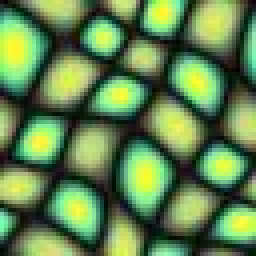
//> input picture Texture_synthesis/data1.jpg, 64 x 64 px (shown 4 times larger)
$ ./Texture_synthesis   (built with g++ and OpenCV 4)
//> lines starting //> are read from the running program, lines starting //| are printed output that depends on the picture
#include <iostream>
#include "opencv2/opencv.hpp"
#include <ctime>
#include <vector>
#include <set>
#include <algorithm>
#include <functional>
using namespace cv;
using namespace std;

int random(int number)
{
	srand(time(NULL));
	return rand() % number;
}
const int Height = 512;
const int Width = 512;
const int OverLapSize = 8;
const int TileSize = 32;
const int DefaultSize = 64;
using point = pair<int, int>;
bool operator<(const point v1, const point v2)
{
	if (v1.first == v2.first)
		return v1.second < v2.second;
	return v1.first < v2.first;
}

void generateInit(Mat &dest, Mat &source)
{
	Mat roi_d(dest, Rect(0, 0, TileSize, TileSize));
	Mat roi_s(source, Rect(random(DefaultSize - TileSize), random(DefaultSize - TileSize), TileSize, TileSize));
	roi_s.copyTo(roi_d);
}

Rect getRect(int x,int y,int height,int width)
{
	return Rect(y, x, width, height);
}

void solve(set<point> & points, vector<vector<bool>> &mask, int x, int y, vector<vector<bool>> &tags)
{
	if (x < 0 || y < 0)
		return;
	mask[x][y] = true;
	tags[x][y] = true;
	int xn[][2] = { -1,0,0,-1 };
	for (int i = 0; i < 2; ++i)
	{
		int tmp_x = x + xn[i][0];
		int tmp_y = y + xn[i][1];
		if (tmp_x < 0 || tmp_y < 0)
			continue;
		point p(tmp_x, tmp_y);
		if (points.count(p) || tags[tmp_x][tmp_y])
			continue;
		solve(points, mask, tmp_x, tmp_y, tags);
	}
}


// 1 corresponds to the column direction
void generateMask(Mat &area_1, Mat &area_2, Mat &c_area_1, Mat &c_area_2, vector<vector<bool>> &mask)
{
	vector<point> line_v;
	vector<point> line_h;
	// Compute the first col
	int idx;
	int dis = 1e9;
	for (int i = 0; i < OverLapSize; ++i)
	{
		int tmp = abs(area_1.at<uchar>(0, i) - c_area_1.at<uchar>(0, i));
		if (tmp < dis)
		{
			dis = tmp;
			idx = i;
		}
	}
	line_v.push_back(point(0, idx));
	for (int i = 1; i < TileSize; ++i)
	{
		int tmp_idx;
		dis = 1e9;
		for (int j = idx - 1; j <= idx + 1; ++j)
		{
			if (j < 0 || j >= OverLapSize)
				continue;
			int tmp = abs(area_1.at<uchar>(i,j) - c_area_1.at<uchar>(i, j));
			if (tmp < dis)
			{
				dis = tmp;
				tmp_idx = j;
			}
		}
		idx = tmp_idx;
		line_v.push_back(point(i, idx));
	}
	// Compute the first row
	dis = 1e9;
	for (int i = 0; i < OverLapSize; ++i)
	{
		int tmp = abs(area_2.at<uchar>(i, 0) - c_area_2.at<uchar>(i, 0));
		if (tmp < dis)
		{
			dis = tmp;
			idx = i;
		}
	}
	line_h.push_back(point(idx, 0));
	for (int i = 1; i < TileSize; ++i)
	{
		int tmp_idx;
		dis = 1e9;
		for (int j = idx - 1; j <= idx + 1; ++j)
		{
			if (j < 0 || j >= OverLapSize)
				continue;
			int tmp = abs(area_2.at<uchar>(j, i) - c_area_2.at<uchar>(j,i));
			if (tmp < dis)
			{
				dis = tmp;
				tmp_idx = j;
			}
		}
		idx = tmp_idx;
		line_h.push_back(point(idx, i));
	}
	// find chain
	int pos_h = 0;
	int pos_v = 0;
	for(int i=0;i<TileSize;++i)
		for (int j = 0; j < TileSize; ++j)
		{
			if (line_v[i].first == line_h[j].first && line_v[i].second == line_h[j].second)
			{
				pos_v = i;
				pos_h = j;
				break;
			}
		}
	printf("insert: %d %d\n", pos_v, pos_h);
	set<point> points;
	points.insert(line_v[pos_v]);
	for (int i = pos_v + 1; i < TileSize; ++i)
		points.insert(line_v[i]);
	for (int i = pos_h + 1; i < TileSize; ++i)
		points.insert(line_h[i]);
	for (auto it : points);
		//printf("points: %d %d\n", it.first, it.second);
	// find mask
	vector<vector<bool>> tags(TileSize, vector<bool>(TileSize, 0));
	solve(points, mask, TileSize-1, TileSize - 1, tags);
}

int main()
{
	Mat source = imread("data1.jpg",0);
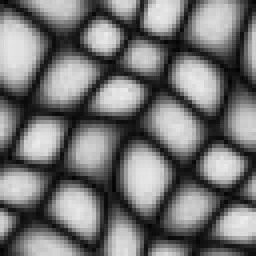
//> source: 64 rows x 64 cols, CV_8UC1 (shown 4 times larger); min 3, max 235, mean 116.2
	printf("channels: %d\n", source.channels());
//| channels: 1
	printf("size: %d %d\n", source.rows,source.cols);
//| size: 64 64

	Mat dest(Height, Width, CV_8UC1);
	generateInit(dest, source);
//> in generateInit, `Mat roi_s(source, Rect(random(DefaultSize - TileSize), random(DefaultS..`:
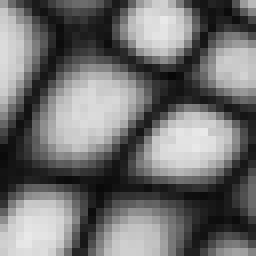
//> roi_s: 32 rows x 32 cols, CV_8UC1 (shown 8 times larger); min 7, max 233, mean 112.9
//> in generateInit, `roi_s.copyTo(roi_d);`:
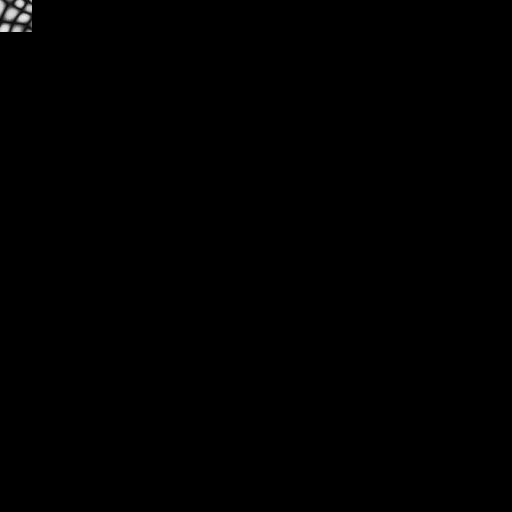
//> dest: 512 rows x 512 cols, CV_8UC1; min 0, max 233, mean 0.4

	// the first row
	for (int i = TileSize - OverLapSize; i <= Width - TileSize; i+=(TileSize-OverLapSize))
	{
		Mat area(dest, getRect(0, i, TileSize, OverLapSize));
		double dis = 1e10;
		int x, y;
		for(int j = 0; j < DefaultSize -TileSize;++j)
			for (int k = 0; k < DefaultSize - TileSize; ++k)
			{
				Mat area_t(source, getRect(j, k, TileSize,OverLapSize));
				Mat res;
				absdiff(area, area_t, res);
				auto tmp_dis = sum(res)[0];
				if (tmp_dis < dis)
				{
					dis = tmp_dis;
					x = j;
					y = k;
				}
			}
		printf("dis %lf\n", dis);
		Mat copy_d(dest, getRect(0, i, TileSize, TileSize));
		Mat copy_s(source, getRect(x, y, TileSize, TileSize));
		copy_s.copyTo(copy_d);
	}
//> this loop made 20 passes
//> (dis, x, y) on passes 1 to 12: (0, 6, 30), (10713, 21, 27), (7135, 26, 0), (0, 26, 24), (9725, 21, 2), (0, 21, 26), (7097, 15, 4), (0, 15, 28), (8579, 20, 1), (0, 20, 25), (6753, 14, 3), (0, 14, 27)
//| dis 0.000000
//| dis 10713.000000
//| dis 7135.000000
//| dis 0.000000
//| dis 9725.000000
//| dis 0.000000
//| dis 7097.000000
//| dis 0.000000
//> (output is shown up to pass 8 of 20)
//> pass 1, `Mat copy_s(source, getRect(x, y, TileSize, TileSize));`:
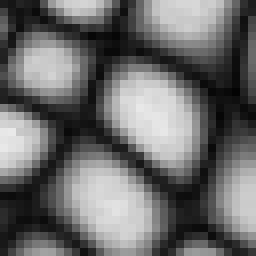
//> copy_s: 32 rows x 32 cols, CV_8UC1 (shown 8 times larger); min 3, max 233, mean 107.2

	// the first column
	for (int i = TileSize - OverLapSize; i <= Height - TileSize; i += (TileSize - OverLapSize))
	{
		Mat area(dest, getRect(i, 0, OverLapSize, TileSize));
		double dis = 1e10;
		int x, y;
		for (int m = 0; m <= DefaultSize - TileSize; ++m)
			for (int n = 0; n <= DefaultSize - TileSize; ++n)
			{
				Mat area_t(source, getRect(m, n, OverLapSize , TileSize));
				Mat res;
				absdiff(area, area_t, res);
				auto tmp_dis = sum(res)[0];
				if (tmp_dis < dis)
				{
					dis = tmp_dis;
					x = m;
					y = n;
				}
			}
		printf("dis %lf\n", dis);
		Mat copy_d(dest, getRect(i, 0, TileSize, TileSize));
		Mat copy_s(source, getRect(x, y, TileSize, TileSize));
		copy_s.copyTo(copy_d);
	}
//> this loop made 20 passes
//> (dis, x, y) on passes 1 to 12: (0, 30, 6), (6491, 9, 11), (5047, 32, 11), (6470, 11, 16), (7945, 24, 23), (8065, 4, 28), (0, 28, 28), (8011, 12, 18), (7670, 25, 25), (8133, 5, 30), (0, 29, 30), (7227, 22, 0)
//| dis 0.000000
//| dis 6491.000000
//| dis 5047.000000
//| dis 6470.000000
//| dis 7945.000000
//| dis 8065.000000
//| dis 0.000000
//| dis 8011.000000
//> (output is shown up to pass 8 of 20)
//> pass 1, `Mat copy_s(source, getRect(x, y, TileSize, TileSize));`:
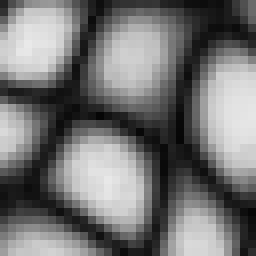
//> copy_s: 32 rows x 32 cols, CV_8UC1 (shown 8 times larger); min 6, max 233, mean 116
//> pass 2, `Mat copy_s(source, getRect(x, y, TileSize, TileSize));`:
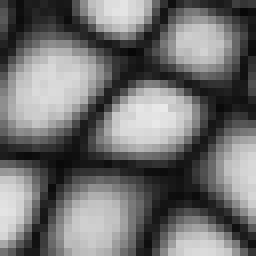
//> copy_s: 32 rows x 32 cols, CV_8UC1 (shown 8 times larger); min 7, max 233, mean 112.6
	// the middle part
	for (int i = TileSize - OverLapSize; i <= Height - TileSize; i += (TileSize - OverLapSize))
		for (int j = TileSize - OverLapSize; j <= Width - TileSize; j += (TileSize - OverLapSize))
		{
			Mat area_1(dest, getRect(i, j, TileSize, OverLapSize));// col direction
			Mat area_2(dest, getRect(i, j, OverLapSize, TileSize));// row direction
			Mat area_0(dest, getRect(i, j, OverLapSize, OverLapSize));// little square
			double dis = 1e10;
			int x, y;
			for(int m = 0;m<=DefaultSize-TileSize;++m)
				for (int n = 0; n <= DefaultSize - TileSize; ++n)
				{
					Mat c_area_1(source, getRect(m, n, TileSize, OverLapSize));
					Mat c_area_2(source, getRect(m, n, OverLapSize, TileSize));
					Mat c_area_0(source, getRect(m, n, OverLapSize, OverLapSize));
					Mat res;
					absdiff(c_area_1, area_1, res);
					auto tmp_dis = sum(res)[0];
					absdiff(c_area_2, area_2, res);
					tmp_dis += sum(res)[0];
					absdiff(c_area_0, area_0, res);
					tmp_dis -= sum(res)[0];
					if (tmp_dis < dis)
					{
						dis = tmp_dis;
						x = m;
						y = n;
					}
				}
			printf("dis %lf\n", dis);
			Mat c_area_1(source, getRect(x, y, TileSize, OverLapSize));
			Mat c_area_2(source, getRect(x, y, OverLapSize, TileSize));
			vector<vector<bool>> mask(TileSize, vector<bool>(TileSize, 0));
			generateMask(area_1, area_2, c_area_1, c_area_2, mask);// compute the mask
			Mat copy_d(dest, getRect(i, j, TileSize, TileSize));
			Mat copy_s(source, getRect(x, y, TileSize, TileSize));
			for(int m=0;m<TileSize;++m)
				for (int n = 0; n < TileSize; ++n)
				{
					if (mask[m][n]) // Part of the mask is updated
						copy_d.at<uchar>(m, n) = copy_s.at<uchar>(m, n);
				}
			//copy_s.copyTo(copy_d);
		}
	imshow("view", dest);
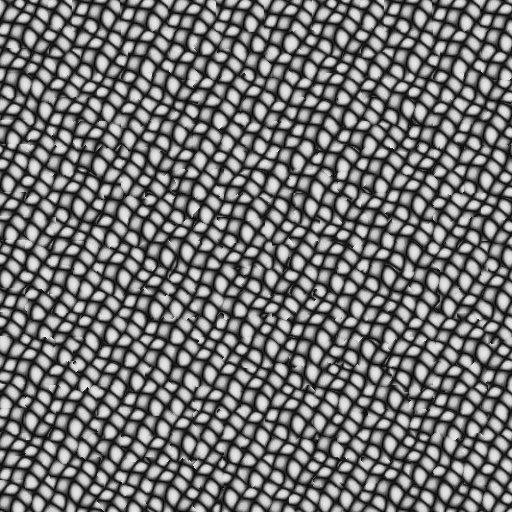
//> window 'view': 512 rows x 512 cols, CV_8UC1; min 3, max 235, mean 115.8
	waitKey(0);
	return 0;
}

$ run again, with Texture_synthesis/data2.jpg copied over Texture_synthesis/data1.jpg
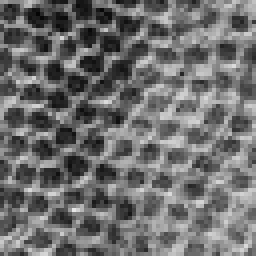
//> input picture Texture_synthesis/data2.jpg, 64 x 64 px (shown 4 times larger)
//> source is the input picture: 64 rows x 64 cols, CV_8UC1; min 5, max 230, mean 110.4
//| channels: 1
//| size: 64 64
//> the loop `for (int i = TileSize - OverLapSize; i <= Width - TileSize; i+=(TileSi..` made 20 passes
//> (dis, x, y) on passes 1 to 8: (0, 6, 30), (9607, 30, 31), (9854, 17, 30), (9486, 25, 31), (9854, 18, 27), (9716, 19, 26), (9697, 22, 31), (9936, 30, 31)
//> (printed output is left out)
//> the loop `for (int i = TileSize - OverLapSize; i <= Height - TileSize; i += (Til..` made 20 passes
//> (dis, x, y) on passes 1 to 8: (0, 30, 6), (8713, 25, 5), (9595, 21, 4), (10167, 31, 2), (9915, 26, 1), (10012, 23, 7), (9947, 25, 3), (9657, 21, 2)
//> (printed output is left out)
//> pass 1, `Mat copy_s(source, getRect(x, y, TileSize, TileSize));`:
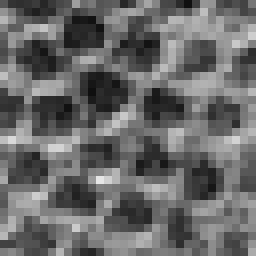
//> copy_s: 32 rows x 32 cols, CV_8UC1 (shown 8 times larger); min 15, max 230, mean 104.8
//> `imshow("view", dest);`:
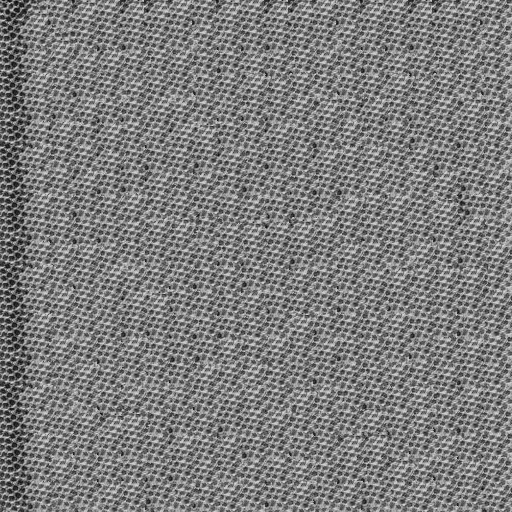
//> window 'view': 512 rows x 512 cols, CV_8UC1; min 9, max 230, mean 125.2
